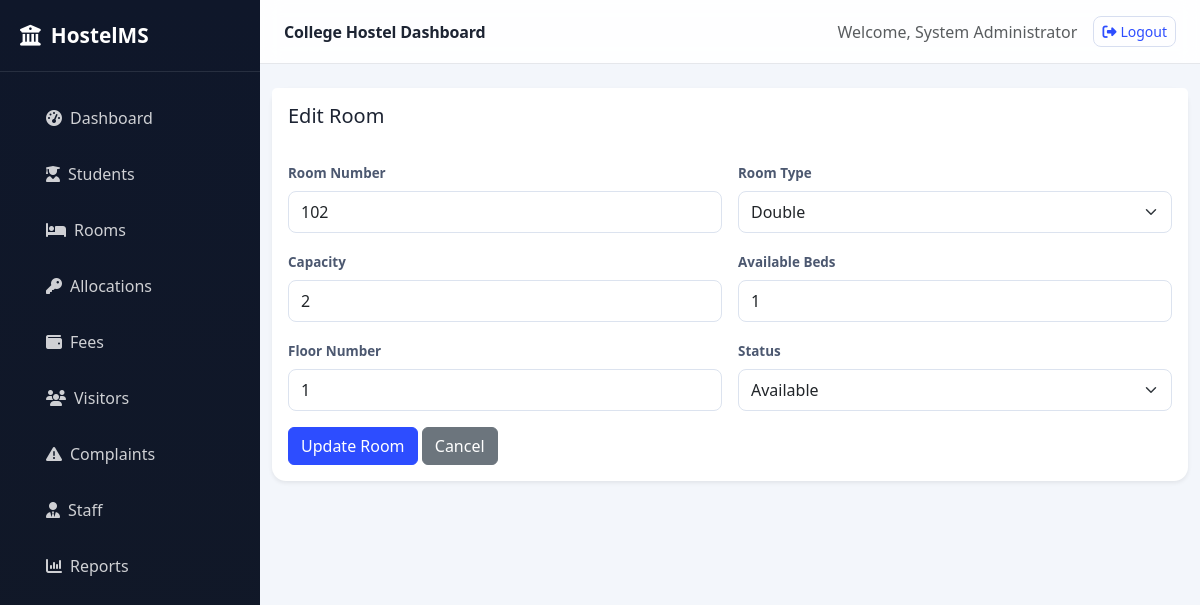
Page /room_edit.php?id=2 (signed in) on the committed database.
### tables this page shows
CREATE TABLE rooms (
    id INT AUTO_INCREMENT PRIMARY KEY,
    room_number VARCHAR(20) NOT NULL UNIQUE,
    room_type ENUM('Single','Double','Triple','Dormitory') NOT NULL,
    capacity INT NOT NULL,
    available_beds INT NOT NULL,
    floor_number INT NOT NULL,
    status ENUM('Available','Occupied','Maintenance') DEFAULT 'Available',
    created_at TIMESTAMP DEFAULT CURRENT_TIMESTAMP
);

### config.php (called while the page is built, shortened)
<?php
$host = getenv('HOSTEL_DB_HOST') ?: 'localhost';
$user = getenv('HOSTEL_DB_USER') ?: 'root';
$pass = getenv('HOSTEL_DB_PASS') ?: '';
$dbname = getenv('HOSTEL_DB_NAME') ?: 'hostel_management';
$conn = new mysqli($host, $user, $pass, $dbname);
function getAdminName() {
    global $conn;
    $stmt = $conn->prepare('SELECT full_name FROM admins WHERE id = ?');
    $stmt->bind_param('i', $_SESSION['admin_id']);
    $stmt->execute();
    $result = $stmt->get_result();
    $admin = $result->fetch_assoc();
    return $admin ? $admin['full_name'] : 'Admin';
}

### room_edit.php (the view, shortened to what this page needs)
<?php
require_once __DIR__ . '/config.php';
$id = (int)($_GET['id'] ?? 0);
$stmt = $conn->prepare('SELECT * FROM rooms WHERE id = ?');
$stmt->bind_param('i', $id);
$stmt->execute();
$room = $stmt->get_result()->fetch_assoc();
?>
<!DOCTYPE html>
<html lang="en">
<head>
    <link href="https://cdn.jsdelivr.net/npm/bootstrap@5.3.3/dist/css/bootstrap.min.css" rel="stylesheet">
    <link rel="stylesheet" href="https://cdnjs.cloudflare.com/ajax/libs/font-awesome/6.5.2/css/all.min.css">
    <link rel="stylesheet" href="assets/css/style.css">
</head>
<body>
    <?php include __DIR__ . '/includes/sidebar.php'; ?>
    <main class="main-content">
        <?php include __DIR__ . '/includes/navbar.php'; ?>
        <div class="container-fluid py-4">
            <div class="card shadow-sm border-0">
                <div class="card-header bg-white border-0 py-3">
                    <h5 class="mb-0">Edit Room</h5>
                </div>
                <div class="card-body">
                    <form method="POST" class="row g-3">
                        <div class="col-md-6"><label class="form-label">Room Number</label><input type="text" name="room_number" class="form-control" value="<?= htmlspecialchars($room['room_number']) ?>" required></div>
                        <div class="col-md-6"><label class="form-label">Room Type</label><select name="room_type" class="form-select" required>
                            <option value="Double" <?= $room['room_type'] == 'Double' ? 'selected' : '' ?>>Double</option>
                        </select></div>
                        <div class="col-md-6"><label class="form-label">Capacity</label><input type="number" name="capacity" class="form-control" min="1" value="<?= htmlspecialchars($room['capacity']) ?>" required></div>
                        <div class="col-md-6"><label class="form-label">Available Beds</label><input type="number" name="available_beds" class="form-control" min="0" value="<?= htmlspecialchars($room['available_beds']) ?>" required></div>
                        <div class="col-md-6"><label class="form-label">Floor Number</label><input type="number" name="floor_number" class="form-control" min="1" value="<?= htmlspecialchars($room['floor_number']) ?>" required></div>
                        <div class="col-md-6"><label class="form-label">Status</label><select name="status" class="form-select" required>
                            <option value="Available" <?= $room['status'] == 'Available' ? 'selected' : '' ?>>Available</option>
                        </select></div>
                        <div class="col-12">
                            <button type="submit" class="btn btn-primary">Update Room</button>
                            <a href="rooms.php" class="btn btn-secondary">Cancel</a>
                        </div>
                    </form>
                </div>
            </div>
        </div>
    </main>
</body>
</html>

### includes/navbar.php (shortened to what this page needs)
<nav class="top-navbar">
    <div class="container-fluid d-flex justify-content-between align-items-center py-3 px-4">
        <div>
            <span class="fw-bold text-primary">College Hostel Dashboard</span>
        </div>
        <div class="d-flex align-items-center gap-3">
            <span class="text-muted">Welcome, <?= htmlspecialchars(getAdminName()) ?></span>
            <a href="logout.php" class="btn btn-outline-primary btn-sm">
                <i class="fa-solid fa-right-from-bracket me-1"></i>Logout
            </a>
        </div>
    </div>
</nav>
        <?php include __DIR__ . '/sidebar.php'; ?>

### assets/css/style.css (style rules this page uses)
:root { --primary: #2d4dff; --primary-dark: #1e3ad8; --secondary: #f4f7ff; --text: #1d2433; --muted: #6b7280; --success: #12b76a; --warning: #f59e0b; --danger: #ef4444; --light: #f8fafc; --border: #e5e7eb; }
* { box-sizing: border-box; }
body { font-family: 'Segoe UI', Tahoma, sans-serif; background: #f3f6fb; color: var(--text); line-height: 1.5; }
.main-content { margin-left: 260px; min-height: 100vh; }
.top-navbar { background: rgba(255,255,255,0.9); backdrop-filter: blur(10px); border-bottom: 1px solid var(--border); position: sticky; top: 0; z-index: 1000; }
.top-navbar .text-primary { color: var(--text) !important; letter-spacing: -0.01em; }
.top-navbar .btn-outline-primary { border-color: #d7def0; color: var(--primary); border-radius: 8px; }
.card { border-color: #e5eaf3; border-radius: 14px; }
.card-header { color: var(--text); }
.form-control, .form-select { min-height: 42px; border-color: #dce3ef; border-radius: 8px; }
.form-label { color: #4c5870; font-size: 0.84rem; font-weight: 600; }
.btn-primary { background: var(--primary); border-color: var(--primary); }

### rows in the picture
rooms: room_number "102", room_type "Double", capacity "2", available_beds "1", floor_number "1", status "Available"

### other values in the picture
getAdminName() "System Administrator"
